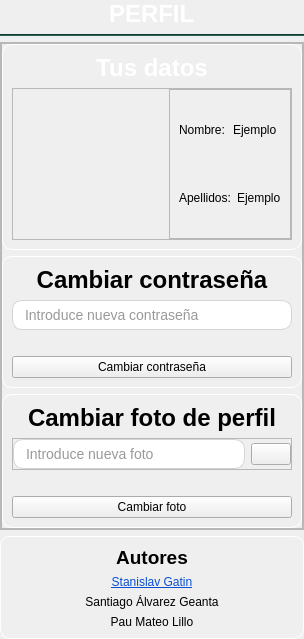
           <widget class="QWidget" name="widget_2" native="true">
            <property name="maximumSize">
             <size>
              <width>500</width>
              <height>16777215</height>
             </size>
            </property>
            <layout class="QVBoxLayout" name="verticalLayout_3">
             <property name="leftMargin">
              <number>0</number>
             </property>
             <property name="topMargin">
              <number>0</number>
             </property>
             <property name="rightMargin">
              <number>0</number>
             </property>
             <property name="bottomMargin">
              <number>0</number>
             </property>
             <item alignment="Qt::AlignHCenter">
              <widget class="QLabel" name="label_29">
               <property name="styleSheet">
                <string notr="true">color: rgb(255, 255, 255)</string>
               </property>
               <property name="text">
                <string>&lt;html&gt;&lt;head/&gt;&lt;body&gt;&lt;p&gt;&lt;span style=&quot; font-size:18pt; font-weight:700;&quot;&gt;PERFIL&lt;/span&gt;&lt;/p&gt;&lt;/body&gt;&lt;/html&gt;</string>
               </property>
              </widget>
             </item>
             <item>
              <widget class="Line" name="line_4">
               <property name="minimumSize">
                <size>
                 <width>10</width>
                 <height>2</height>
                </size>
               </property>
               <property name="maximumSize">
                <size>
                 <width>16777215</width>
                 <height>2</height>
                </size>
               </property>
               <property name="font">
                <font>
                 <bold>true</bold>
                </font>
               </property>
               <property name="styleSheet">
                <string notr="true">background-color: rgb(36, 86, 74);

 </string>
               </property>
               <property name="orientation">
                <enum>Qt::Horizontal</enum>
               </property>
              </widget>
             </item>
             <item>
              <widget class="QFrame" name="profile_data_frame">
               <property name="maximumSize">
                <size>
                 <width>500</width>
                 <height>16777215</height>
                </size>
               </property>
               <property name="styleSheet">
                <string notr="true"/>
               </property>
               <property name="frameShape">
                <enum>QFrame::StyledPanel</enum>
               </property>
               <property name="frameShadow">
                <enum>QFrame::Raised</enum>
               </property>
               <layout class="QVBoxLayout" name="verticalLayout_7">
                <property name="leftMargin">
                 <number>0</number>
                </property>
                <property name="topMargin">
                 <number>0</number>
                </property>
                <property name="rightMargin">
                 <number>0</number>
                </property>
                <property name="bottomMargin">
                 <number>0</number>
                </property>
                <item>
                 <widget class="QFrame" name="frame_16">
                  <property name="styleSheet">
                   <string notr="true"/>
                  </property>
                  <property name="frameShape">
                   <enum>QFrame::StyledPanel</enum>
                  </property>
                  <property name="frameShadow">
                   <enum>QFrame::Raised</enum>
                  </property>
                  <layout class="QVBoxLayout" name="verticalLayout_4">
                   <property name="leftMargin">
                    <number>0</number>
                   </property>
                   <property name="topMargin">
                    <number>0</number>
                   </property>
                   <property name="rightMargin">
                    <number>0</number>
                   </property>
                   <property name="bottomMargin">
                    <number>0</number>
                   </property>
                   <item>
                    <widget class="QFrame" name="datos_usuario">
                     <property name="styleSheet">
                      <string notr="true">
#datos_usuario {
    /* Your styles here */
    border: 1px solid rgb(255, 255, 255);     /* Light gray border */
border-radius: 10px;            /* Rounded corners */

}





</string>
                     </property>
                     <property name="frameShape">
                      <enum>QFrame::StyledPanel</enum>
                     </property>
                     <property name="frameShadow">
                      <enum>QFrame::Raised</enum>
                     </property>
                     <layout class="QVBoxLayout" name="verticalLayout_17">
                      <item>
                       <widget class="QLabel" name="label_28">
                        <property name="styleSheet">
                         <string notr="true">color: rgb(255, 255, 255)</string>
                        </property>
                        <property name="text">
                         <string>&lt;html&gt;&lt;head/&gt;&lt;body&gt;&lt;p align=&quot;center&quot;&gt;&lt;span style=&quot; font-size:18pt; font-weight:700;&quot;&gt;Tus datos&lt;/span&gt;&lt;/p&gt;&lt;/body&gt;&lt;/html&gt;</string>
                        </property>
                       </widget>
                      </item>
                      <item>
                       <widget class="QFrame" name="datos_usuario2">
                        <property name="styleSheet">
                         <string notr="true"/>
                        </property>
                        <property name="frameShape">
                         <enum>QFrame::StyledPanel</enum>
                        </property>
                        <property name="frameShadow">
                         <enum>QFrame::Raised</enum>
                        </property>
                        <layout class="QHBoxLayout" name="horizontalLayout_7">
                         <property name="leftMargin">
                          <number>0</number>
                         </property>
                         <property name="topMargin">
                          <number>0</number>
                         </property>
                         <property name="rightMargin">
                          <number>0</number>
                         </property>
                         <property name="bottomMargin">
                          <number>0</number>
                         </property>
                         <item>
                          <widget class="QLabel" name="profile_picture">
                           <property name="minimumSize">
                            <size>
                             <width>150</width>
                             <height>150</height>
                            </size>
                           </property>
                           <property name="maximumSize">
                            <size>
                             <width>150</width>
                             <height>150</height>
                            </size>
                           </property>
                           <property name="sizeIncrement">
                            <size>
                             <width>1</width>
                             <height>1</height>
                            </size>
                           </property>
                           <property name="baseSize">
                            <size>
                             <width>0</width>
                             <height>0</height>
                            </size>
                           </property>
                           <property name="styleSheet">
                            <string notr="true">#profile_picture {
    border-radius: 5px;
}</string>
                           </property>
                           <property name="lineWidth">
                            <number>1</number>
                           </property>
                           <property name="text">
                            <string/>
                           </property>
                           <property name="pixmap">
                            <pixmap>../img/profile/1.png</pixmap>
                           </property>
                           <property name="scaledContents">
                            <bool>true</bool>
                           </property>
                          </widget>
                         </item>
                         <item>
                          <widget class="QFrame" name="frame_5">
                           <property name="frameShape">
                            <enum>QFrame::StyledPanel</enum>
                           </property>
                           <property name="frameShadow">
                            <enum>QFrame::Raised</enum>
                           </property>
                           <layout class="QVBoxLayout" name="verticalLayout_19">
                            <item>
                             <layout class="QHBoxLayout" name="horizontalLayout_5">
                              <item>
                               <widget class="QLabel" name="label_5">
                                <property name="maximumSize">
                                 <size>
                                  <width>60</width>
                                  <height>16777215</height>
                                 </size>
                                </property>
                                <property name="styleSheet">
                                 <string notr="true">color: rgb(0, 0, 0);
border: 0px</string>
                                </property>
                                <property name="text">
                                 <string>&lt;html&gt;&lt;head/&gt;&lt;body&gt;&lt;p&gt;Nombre:&lt;/p&gt;&lt;/body&gt;&lt;/html&gt;</string>
                                </property>
                               </widget>
                              </item>
                              <item alignment="Qt::AlignLeft">
                               <widget class="QLabel" name="label_4">
                                <property name="styleSheet">
                                 <string notr="true">color: rgb(0, 0, 0);
border: 0px</string>
                                </property>
                                <property name="text">
                                 <string>Ejemplo</string>
                                </property>
                               </widget>
                              </item>
                             </layout>
                            </item>
                            <item>
                             <layout class="QHBoxLayout" name="horizontalLayout_6">
                              <item>
                               <widget class="QLabel" name="label_6">
                                <property name="maximumSize">
                                 <size>
                                  <width>60</width>
                                  <height>16777215</height>
                                 </size>
                                </property>
                                <property name="styleSheet">
                                 <string notr="true">color: rgb(0, 0, 0);
border: 0px</string>
                                </property>
                                <property name="text">
                                 <string>&lt;html&gt;&lt;head/&gt;&lt;body&gt;&lt;p&gt;Apellidos:&lt;/p&gt;&lt;/body&gt;&lt;/html&gt;</string>
                                </property>
                               </widget>
                              </item>
                              <item>
                               <widget class="QLabel" name="label_7">
                                <property name="styleSheet">
                                 <string notr="true">color: rgb(0, 0, 0);
border: 0px</string>
                                </property>
                                <property name="text">
                                 <string>Ejemplo</string>
                                </property>
                               </widget>
                              </item>
                             </layout>
                            </item>
                           </layout>
                          </widget>
                         </item>
                        </layout>
                       </widget>
                      </item>
                     </layout>
                    </widget>
                   </item>
                   <item>
                    <widget class="QFrame" name="change_password">
                     <property name="styleSheet">
                      <string notr="true">
#change_password {
    /* Your styles here */
    border: 1px solid rgb(255, 255, 255);     /* Light gray border */
border-radius: 10px;            /* Rounded corners */

}





</string>
                     </property>
                     <property name="frameShape">
                      <enum>QFrame::StyledPanel</enum>
                     </property>
                     <property name="frameShadow">
                      <enum>QFrame::Raised</enum>
                     </property>
                     <layout class="QVBoxLayout" name="verticalLayout_9">
                      <item>
                       <widget class="QLabel" name="label_26">
                        <property name="text">
                         <string>&lt;html&gt;&lt;head/&gt;&lt;body&gt;&lt;p align=&quot;center&quot;&gt;&lt;span style=&quot; font-size:18pt; font-weight:700;&quot;&gt;Cambiar contraseña&lt;/span&gt;&lt;/p&gt;&lt;/body&gt;&lt;/html&gt;</string>
                        </property>
                       </widget>
                      </item>
                      <item>
                       <widget class="QLineEdit" name="lineEdit_cambiar_contrasena">
                        <property name="styleSheet">
                         <string notr="true">QLineEdit {
    background-color: white;        /* White background color */
    border: 1px solid #d4d4d4;     /* Light gray border */
    border-radius: 10px;           /* Rounded corners */
    padding: 5px 10px;             /* Padding around text */
    font: 14px;                    /* Font size */
    color: #333333;                /* Text color */
}

QLineEdit:focus {
    border-color: #FF0000;         /* Change border color to red when focused */
}

QLineEdit:disabled {
    background-color: #f3f3f3;     /* Lighter background when disabled */
    border-color: #e0e0e0;         /* Lighter border when disabled */
}
</string>
                        </property>
                        <property name="placeholderText">
                         <string>Introduce nueva contraseña</string>
                        </property>
                       </widget>
                      </item>
                      <item>
                       <widget class="QLabel" name="label_cambiar_contrasena_warning">
                        <property name="text">
                         <string/>
                        </property>
                       </widget>
                      </item>
                      <item>
                       <widget class="QPushButton" name="pushButton_cambiar_contrasena">
                        <property name="text">
                         <string>Cambiar contraseña</string>
                        </property>
                       </widget>
                      </item>
                     </layout>
                    </widget>
                   </item>
                   <item>
                    <widget class="QFrame" name="change_profile_photo">
                     <property name="styleSheet">
                      <string notr="true">
#change_profile_photo {
    /* Your styles here */
    border: 1px solid rgb(255, 255, 255);     /* Light gray border */
border-radius: 10px;            /* Rounded corners */

}





</string>
                     </property>
                     <property name="frameShape">
                      <enum>QFrame::StyledPanel</enum>
                     </property>
                     <property name="frameShadow">
                      <enum>QFrame::Raised</enum>
                     </property>
                     <layout class="QVBoxLayout" name="verticalLayout_10">
                      <item>
                       <widget class="QLabel" name="label_27">
                        <property name="text">
                         <string>&lt;html&gt;&lt;head/&gt;&lt;body&gt;&lt;p align=&quot;center&quot;&gt;&lt;span style=&quot; font-size:18pt; font-weight:700;&quot;&gt;Cambiar foto de perfil&lt;/span&gt;&lt;/p&gt;&lt;/body&gt;&lt;/html&gt;</string>
                        </property>
                       </widget>
                      </item>
                      <item>
                       <widget class="QFrame" name="frame_7">
                        <property name="frameShape">
                         <enum>QFrame::StyledPanel</enum>
                        </property>
                        <property name="frameShadow">
                         <enum>QFrame::Raised</enum>
                        </property>
                        <layout class="QHBoxLayout" name="horizontalLayout_9">
                         <property name="leftMargin">
                          <number>0</number>
                         </property>
                         <property name="topMargin">
                          <number>0</number>
                         </property>
                         <property name="rightMargin">
                          <number>0</number>
                         </property>
                         <property name="bottomMargin">
                          <number>0</number>
                         </property>
                         <item>
                          <widget class="QLineEdit" name="lineEdit_cambiar_foto">
                           <property name="styleSheet">
                            <string notr="true">QLineEdit {
    background-color: white;        /* White background color */
    border: 1px solid #d4d4d4;     /* Light gray border */
    border-radius: 10px;           /* Rounded corners */
    padding: 5px 10px;             /* Padding around text */
    font: 14px;                    /* Font size */
    color: #333333;                /* Text color */
}

QLineEdit:focus {
    border-color: #FF0000;         /* Change border color to red when focused */
}

QLineEdit:disabled {
    background-color: #f3f3f3;     /* Lighter background when disabled */
    border-color: #e0e0e0;         /* Lighter border when disabled */
}
</string>
                           </property>
                           <property name="placeholderText">
                            <string>Introduce nueva foto</string>
                           </property>
                          </widget>
                         </item>
                         <item>
                          <widget class="QPushButton" name="pushButton_select_image">
                           <property name="text">
                            <string/>
                           </property>
                           <property name="icon">
                            <iconset>
                             <normaloff>../img/image.png</normaloff>../img/image.png</iconset>
                           </property>
                          </widget>
                         </item>
                        </layout>
                       </widget>
                      </item>
                      <item>
                       <widget class="QLabel" name="label_cambiar_foto_warning">
                        <property name="text">
                         <string/>
                        </property>
                       </widget>
                      </item>
                      <item>
                       <widget class="QPushButton" name="pushButton_cambiar_foto">
                        <property name="text">
                         <string>Cambiar foto</string>
                        </property>
                       </widget>
                      </item>
                     </layout>
                    </widget>
                   </item>
                  </layout>
                 </widget>
                </item>
               </layout>
              </widget>
             </item>
             <item>
              <widget class="QFrame" name="autores_frame">
               <property name="maximumSize">
                <size>
                 <width>500</width>
                 <height>16777215</height>
                </size>
               </property>
               <property name="styleSheet">
                <string notr="true">
#autores_frame {
    /* Your styles here */
    border: 1px solid rgb(255, 255, 255);     /* Light gray border */
border-radius: 10px;            /* Rounded corners */

}





</string>
               </property>
               <property name="frameShape">
                <enum>QFrame::StyledPanel</enum>
               </property>
               <property name="frameShadow">
                <enum>QFrame::Raised</enum>
               </property>
               <layout class="QVBoxLayout" name="verticalLayout_5">
                <item>
                 <widget class="QLabel" name="label_22">
                  <property name="text">
                   <string>&lt;html&gt;&lt;head/&gt;&lt;body&gt;&lt;p align=&quot;center&quot;&gt;&lt;span style=&quot; font-size:14pt; font-weight:700;&quot;&gt;Autores&lt;/span&gt;&lt;/p&gt;&lt;/body&gt;&lt;/html&gt;</string>
                  </property>
                 </widget>
                </item>
                <item>
                 <widget class="QLabel" name="label_autor1">
                  <property name="text">
                   <string>&lt;html&gt;&lt;head/&gt;&lt;body&gt;&lt;p align=&quot;center&quot;&gt;&lt;a href=&quot;https://linktr.ee/stanislav_gatin&quot;&gt;&lt;span style=&quot; text-decoration: underline; color:#094fd1;&quot;&gt;Stanislav Gatin&lt;/span&gt;&lt;/a&gt;&lt;/p&gt;&lt;/body&gt;&lt;/html&gt;</string>
                  </property>
                 </widget>
                </item>
                <item>
                 <widget class="QLabel" name="label_24">
                  <property name="text">
                   <string>&lt;html&gt;&lt;head/&gt;&lt;body&gt;&lt;p align=&quot;center&quot;&gt;Santiago Álvarez Geanta&lt;/p&gt;&lt;/body&gt;&lt;/html&gt;</string>
                  </property>
                 </widget>
                </item>
                <item>
                 <widget class="QLabel" name="label_25">
                  <property name="text">
                   <string>&lt;html&gt;&lt;head/&gt;&lt;body&gt;&lt;p align=&quot;center&quot;&gt;Pau Mateo Lillo&lt;/p&gt;&lt;/body&gt;&lt;/html&gt;</string>
                  </property>
                 </widget>
                </item>
               </layout>
              </widget>
             </item>
            </layout>
           </widget>
